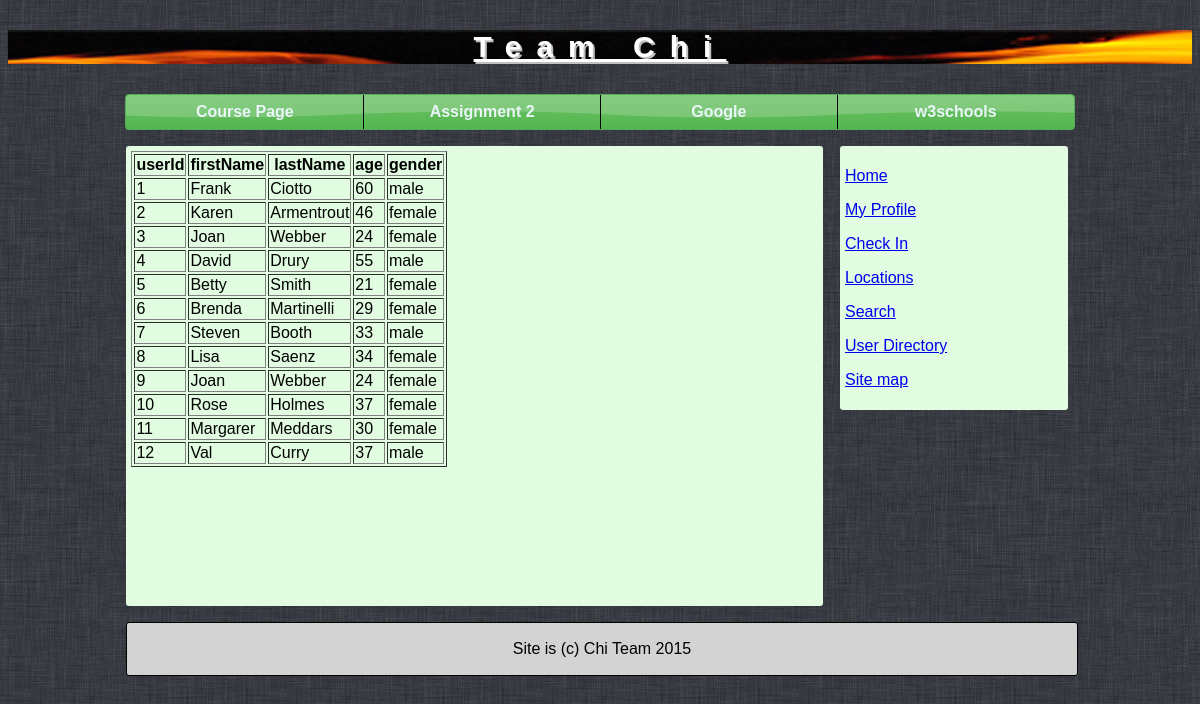
Page /verify.php on the committed database.
### tables this page shows
CREATE TABLE `profiles` (
  `userId` int(11) NOT NULL,
  `firstName` varchar(16) DEFAULT NULL,
  `lastName` varchar(16) DEFAULT NULL,
  `age` int(11) DEFAULT NULL,
  `gender` varchar(16) DEFAULT NULL,
  PRIMARY KEY (`userId`),
  CONSTRAINT `profiles_userId` FOREIGN KEY (`userId`) REFERENCES `users` (`userId`) ON DELETE CASCADE ON UPDATE CASCADE
);

### verify.php (the view, shortened to what this page needs)
<!DOCTYPE html>
<html>
<head>
    <link rel="stylesheet" href="css/jquery-ui.min.css">
    <link rel="stylesheet" href="css/chi.css">
</head>
<body>
<header>
    <p>Team Chi</p>
</header>
<nav>
    <ul class="ui-widget-header ui-corner-all">
        <li><a href="http://cs.sjsu.edu/~mak/CS174/index.html">Course Page</a></li>
        <li><a href="http://cs.sjsu.edu/~mak/CS174/assignments/2/Assignment2.pdf">Assignment 2</a></li>
        <li><a href="https://www.google.com/?gws_rd=ssl">Google</a></li>
        <li><a href="http://www.w3schools.com/">w3schools</a></li>
    </ul>
</nav>
<sidebar>
    <p><a href="index.html">Home</a></p>
    <p><a href="#">My Profile</a></p>
    <p><a href="#">Check In</a></p>
    <p><a href="#">Locations</a></p>
    <p><a href="#">Search</a></p>
    <p><a href="#">User Directory</a></p>
    <p><a href="#">Site map</a></p>
</sidebar>
<main>
<?php
try {
    $con = new PDO("mysql:host=localhost;dbname=chi", "root", "root");
    $con->setAttribute(PDO::ATTR_ERRMODE, PDO::ERRMODE_EXCEPTION);
    $parameterCount = 0;
    $query = "SELECT * FROM profiles WHERE";
    if ($parameterCount == 0) { $query = "SELECT * FROM profiles"; }
    $data = $con -> query($query);
    $data -> setFetchMode(PDO::FETCH_ASSOC);
    $rowCount = $data -> rowCount();
    $doHeader = true;
    if ($rowCount == 0) {
        echo "no matching results";
    } else {
        $table = "<table border='1'><tr>";
        foreach ($data as $row) {
            if ($doHeader) {
                foreach ($row as $header => $value) {
                    $table .= "<th>$header</th>";
                }
                $table .= "</tr>";
                $doHeader = false;
            }
            foreach ($row as $name => $value) {
                $table .= "<td>$value</td>";
            }
            $table .= "</tr>";
        }
        $table .= "</table>";
        echo $table;
    }
} catch (PDOException $ex) {
    echo 'ERROR: '.$ex->getMessage();
}
?>
</main>
<footer>
    <p>Site is (c) Chi Team 2015</p>
</footer>
</body>
</html>

### css/chi.css (style rules this page uses)
body { font-family: Verdana, Arial, sans-serif; background-image: url("../images/IehB7.png"); }
header { background-image: url("../images/dh2.jpg"); }
header p { color: white; text-align: center; text-decoration: underline; font-size: 30px; font-weight: bold; letter-spacing: 15px; text-shadow:2px 2px #c0c0c0; }
nav ul { width: 80%; display:table; margin: 1em auto; padding:0; border-radius: 3px; }
nav a { text-decoration: none; }
nav li { display: table-cell; width: 10%; text-align: center; vertical-align: middle; border-left: solid black 1.5px; }
nav li:first-child { border: 0px; }
nav li a { display: block; padding: 0.5em 0; }
main { position: relative; width: 58%; left: 10%; margin-bottom: 1em; padding: 5px; min-height: 450px; border-radius: 3px; background-color: #e1fce0; }
sidebar { position: absolute; width: 18.2%; left: 70%; margin-bottom: 3em; padding: 5px; border-radius: 3px; background-color: #e1fce0; color: black; }
footer { margin-left: 10%; width:80%; padding: 1px; position: relative; background-color: LightGray; border-radius: 3px; border-style: solid; border-color: black; border-width: 1.5px; text-align: center; }

### rows in the picture
profiles: header "userId", header "firstName", header "lastName", header "age", header "gender", userId "1", firstName "Frank", lastName "Ciotto", age "60", gender "male"
profiles: userId "2", firstName "Karen", lastName "Armentrout", age "46", gender "female"
profiles: userId "3", firstName "Joan", lastName "Webber", age "24", gender "female"
profiles: userId "4", firstName "David", lastName "Drury", age "55", gender "male"
profiles: userId "5", firstName "Betty", lastName "Smith", age "21", gender "female"
profiles: userId "6", firstName "Brenda", lastName "Martinelli", age "29", gender "female"
profiles: userId "7", firstName "Steven", lastName "Booth", age "33", gender "male"
profiles: userId "8", firstName "Lisa", lastName "Saenz", age "34", gender "female"
profiles: userId "9", firstName "Joan", lastName "Webber", age "24", gender "female"
profiles: userId "10", firstName "Rose", lastName "Holmes", age "37", gender "female"
profiles: userId "11", firstName "Margarer", lastName "Meddars", age "30", gender "female"
profiles: userId "12", firstName "Val", lastName "Curry", age "37", gender "male"
